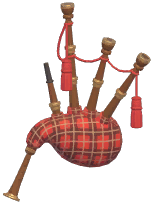
#> input picture ui/instruments/bagpipe.png, 153 x 204 px
$ python make_icon.py ui/instruments/bagpipe.png out.png
#> lines starting #> are read from the running program, lines starting #| are printed output that depends on the picture
# -*- coding: utf-8 -*-
"""Genere assets/logo.ico a partir de assets/logo.png.

Pillow sait ecrire un .ico en une ligne, mais il reduit lui-meme l'image avec un filtre mediocre : a 32 et
16 pixels le dodo devient une bouillie. On reduit donc chaque taille en LANCZOS avant de les assembler.
L'image source est aussi recadree en carre : une icone Windows est carree, sinon elle est deformee.

Usage : py make_icon.py [source.png] [destination.ico]   (defaut : assets/logo.png -> assets/logo.ico)
Appele par build.bat avant PyInstaller.
"""
import os
import sys

from PIL import Image

# 24 px sert aux petites listes de l'explorateur, 256 px a l'affichage en grandes icones
SIZES = [256, 128, 64, 48, 32, 24, 16]
HERE = os.path.dirname(os.path.abspath(__file__))


def square(im):
    """Image carree, l'originale centree sur un fond transparent (aucune deformation)."""
    w, h = im.size
#> w = 153; h = 204
    if w == h:
        return im
    side = max(w, h)
#> side = 204
    out = Image.new("RGBA", (side, side), (0, 0, 0, 0))
#> out: PIL image 204x204 RGBA; every value is 0
    out.paste(im, ((side - w) // 2, (side - h) // 2))
#> im is the input picture: PIL image 153x204 RGBA; mean R, G, B, A 38.9, 20.5, 16.8, 63.7
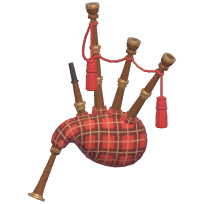
#> out: PIL image 204x204 RGBA; mean R, G, B, A 29.1, 15.4, 12.6, 47.7; transparent parts drawn white
    return out


def main():
    src = sys.argv[1] if len(sys.argv) > 1 else os.path.join("assets", "logo.png")
    dst = sys.argv[2] if len(sys.argv) > 2 else os.path.join("assets", "logo.ico")
    src = src if os.path.isabs(src) else os.path.join(HERE, src)
    dst = dst if os.path.isabs(dst) else os.path.join(HERE, dst)
    if not os.path.isfile(src):
        sys.exit(f"ERREUR : {src} introuvable")

    im = square(Image.open(src).convert("RGBA"))
    sizes = [n for n in SIZES if n <= max(im.size)] or [min(im.size)]
#> sizes = [128, 64, 48, 32, 24, 16]
    images = [im.resize((n, n), Image.LANCZOS) for n in sizes]
#> images = 6 items
    images[0].save(dst, format="ICO", sizes=[(n, n) for n in sizes], append_images=images[1:])
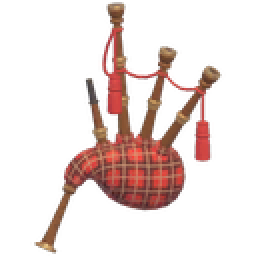
#> saved as out.png: PIL image 128x128 RGBA (shown 2 times larger); mean R, G, B, A 36.4, 19.2, 15.7, 47.8; transparent parts drawn white
    # logo de l'interface (256 px, ~16 Ko) : c'est lui qui est livre, pas le PNG source de 1,2 Mo
    small = os.path.join(os.path.dirname(dst), "logo-256.png")
    images[0].save(small, format="PNG", optimize=True)
    print(f"{os.path.relpath(small, HERE)} genere ({os.path.getsize(small) // 1024} Ko)")
    print(f"{os.path.relpath(dst, HERE)} genere depuis {os.path.relpath(src, HERE)} "
          f"({' '.join(str(n) for n in sizes)} px)")
#| out.png genere depuis ui/instruments/bagpipe.png (128 64 48 32 24 16 px)


if __name__ == "__main__":
    main()

$ run again, on ui/instruments/cello.png
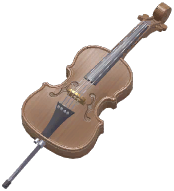
#> input picture ui/instruments/cello.png, 174 x 191 px
#> w = 174; h = 191
#> in square, im is the input picture: PIL image 174x191 RGBA; mean R, G, B, A 38.9, 32.4, 28.8, 68.6
#> in square, `out.paste(im, ((side - w) // 2, (side - h) // 2))`:
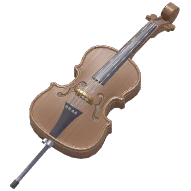
#> out: PIL image 191x191 RGBA; mean R, G, B, A 35.4, 29.5, 26.2, 62.5; transparent parts drawn white
#> images = 6 items
#> in main, `images[0].save(dst, format="ICO", sizes=[(n, n) for n in sizes], appen..`:
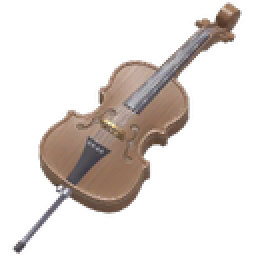
#> saved as out.png: PIL image 128x128 RGBA (shown 2 times larger); mean R, G, B, A 39.1, 32.5, 29, 62.5; transparent parts drawn white
#| out.png genere depuis ui/instruments/cello.png (128 64 48 32 24 16 px)

$ run again, on ui/instruments/concertina.png
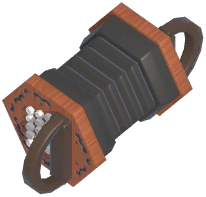
#> input picture ui/instruments/concertina.png, 206 x 197 px
#> w = 206; h = 197
#> side = 206
#> in square, im is the input picture: PIL image 206x197 RGBA; mean R, G, B, A 50.1, 40, 36.3, 126
#> in square, `out.paste(im, ((side - w) // 2, (side - h) // 2))`:
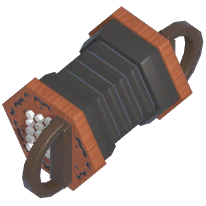
#> out: PIL image 206x206 RGBA; mean R, G, B, A 47.9, 38.2, 34.7, 120.5; transparent parts drawn white
#> images = 6 items
#> in main, `images[0].save(dst, format="ICO", sizes=[(n, n) for n in sizes], appen..`:
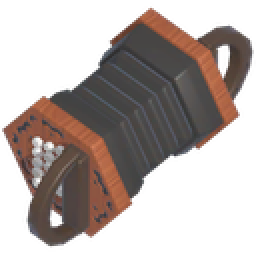
#> saved as out.png: PIL image 128x128 RGBA (shown 2 times larger); mean R, G, B, A 51.2, 40.7, 36.9, 120.5; transparent parts drawn white
#| out.png genere depuis ui/instruments/concertina.png (128 64 48 32 24 16 px)

$ run again, on ui/instruments/conch.png
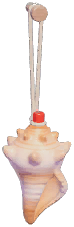
#> input picture ui/instruments/conch.png, 74 x 227 px
#> w = 74; h = 227
#> in square, im is the input picture: PIL image 74x227 RGBA; mean R, G, B, A 86.8, 75.1, 69.7, 80.8
#> in square, `out.paste(im, ((side - w) // 2, (side - h) // 2))`:
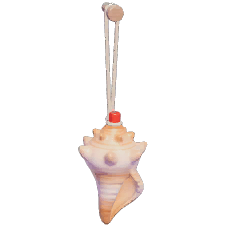
#> out: PIL image 227x227 RGBA; mean R, G, B, A 28.3, 24.5, 22.7, 26.3; transparent parts drawn white
#> images = 6 items
#> in main, `images[0].save(dst, format="ICO", sizes=[(n, n) for n in sizes], appen..`:
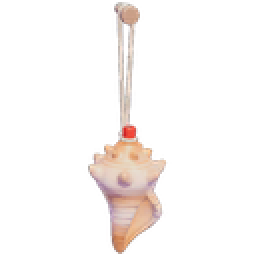
#> saved as out.png: PIL image 128x128 RGBA (shown 2 times larger); mean R, G, B, A 26.8, 22.3, 20.4, 26.3; transparent parts drawn white
#| out.png genere depuis ui/instruments/conch.png (128 64 48 32 24 16 px)
